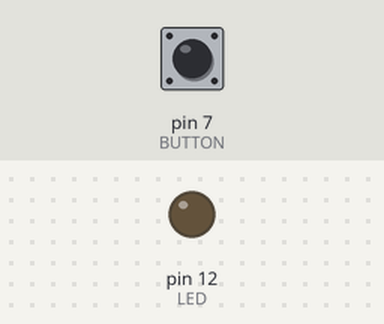
Recording of a sketch running on a simulated Arduino Uno, built with avr-gcc and run on an emulated ATmega328P. Parts: output pins drawn as LEDs (lit = HIGH). The inputs (shaded band) are chosen by the test bench; at power-on: pin 7 (BUTTON) LOW.

Above: at 1.2 s.
1.3 s: pin 7 (BUTTON) pulled HIGH for 0.15 s
At 1.37 s:
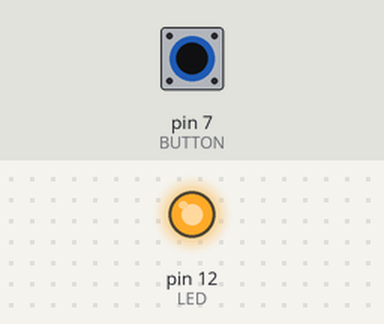
2.9 s: pin 7 (BUTTON) pulled HIGH for 3.2 s
At 6.4 s:
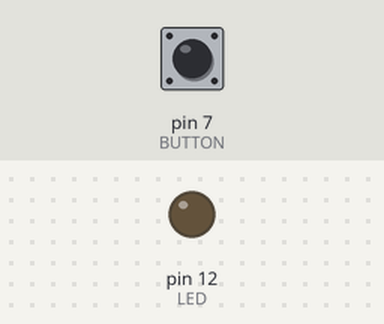
Timing chart, 0 to 7.9 s (numbered marks = the images above; inputs shaded):
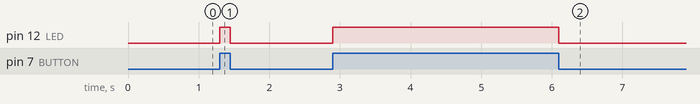

The sketch:

button_led.ino
```cpp
const int LED = 12;   //the pin for the LED
const int BUTTON = 7; //the input pin where the pushbutton is connected

int val = 0; //val will be used to store the state of the input pin

void setup() {
  pinMode(LED, OUTPUT);
  pinMode(BUTTON, INPUT);
}

void loop() {
  val = digitalRead(BUTTON);  //read the input value and store it

  if (val == HIGH) { //if button pressed
    digitalWrite(LED, HIGH); //turn the led on
  } else {
    digitalWrite(LED, LOW);
  }

}
```

Measured:
- after the input at 1.3 s, pin 12 (LED): LOW → HIGH at once, → LOW 0.15 s later
- after the input at 2.9 s, pin 12 (LED): LOW → HIGH at once, → LOW 3.2 s later
